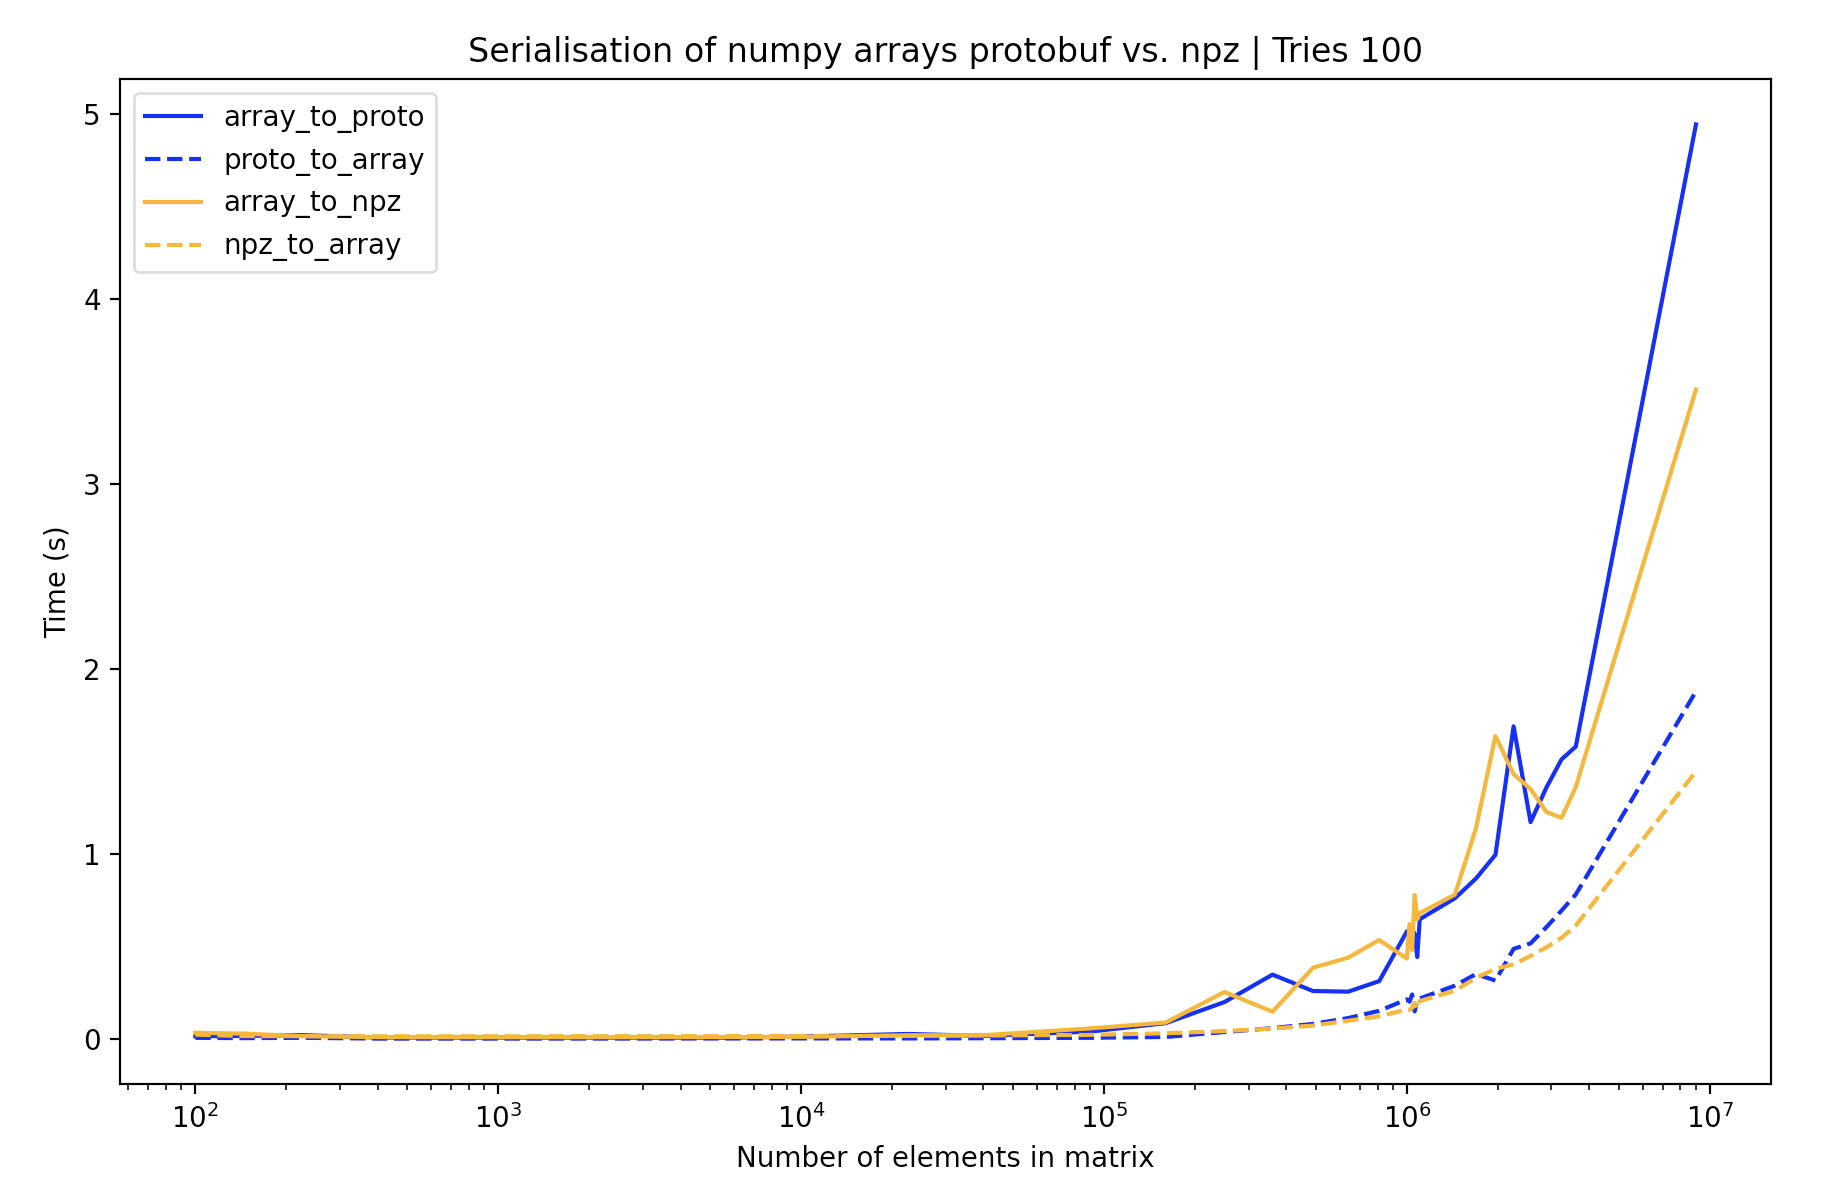

Generate this figure with Python:
# We have to compare the serialisation and deserialisation of numpy arrays

import os
from timeit import timeit
from tempfile import gettempdir
import numpy as np
from data_pb2 import NDArray
from common import array_to_buffer, buffer_to_array

TRIES = 100

# random matrix functions
randn = lambda x, n: np.random.randn(*(x for _ in range(n)))
MATRICES = [randn(x, 2) for x in [10, 30, 50, 100, 150, 500, 1000]]

# create the folders for writing files in
folder = gettempdir() + "/protobuf_numpy_test_serialisation"
protofolder = folder + "/protobufs"
arrayfolder = folder + "/arrays"
os.makedirs(protofolder, exist_ok=True)
os.makedirs(arrayfolder, exist_ok=True)


def array_to_proto(x, fp):
  np_proto = array_to_buffer(x)
  with open(fp, "wb") as f:
    f.write(np_proto.SerializeToString())

def proto_to_array(fp):
  np_proto = NDArray()
  with open(fp, "rb") as f:
    np_proto.ParseFromString(f.read())
  buffer_to_array(np_proto)

def array_to_npz(x, fp):
  np.savez(fp, x)

def npz_to_array(fp):
  np.load(fp)["arr_0"]

# now start timing

_array_to_proto = []
_proto_to_array = []
_array_to_npz = []
_npz_to_array = []
_x_items = [
  10, 12, 15, 20, 25, 50, 75, 100, 150, 200, 300, 400,  500, 600, 700, 800, 900, 1000,
  1010, 1020, 1030, 1040, 1050, 1200, 1300, 1400, 1500, 1600, 1700, 1800, 1900, 3000
]

for x in _x_items:
  # 7d because 7 elements is a million elements
  _arr = randn(x, 2)

  print(f"2D | array_to_proto | {x:04d} | {x*x:07d} | ", end = "")
  out = timeit(
    "array_to_proto(_arr, '{}/{}.proto')".format(protofolder, x),
    setup="from __main__ import array_to_proto, _arr",
    number=TRIES
  )
  file_size = os.path.getsize(protofolder + "/" + str(x) + ".proto")
  file_size = file_size / 1024
  print(f"{out:.4f}s | {file_size:04.2f}KB")
  _array_to_proto.append(out)

  print(f"2D | proto_to_array | {x:04d} | {x*x:07d} | ", end = "")
  out = timeit(
    "proto_to_array('{}/{}.proto')".format(protofolder, x),
    setup="from __main__ import proto_to_array",
    number=TRIES
  )
  print(f"{out:.4f}s")
  _proto_to_array.append(out)

  print(f"2D |   array_to_npz | {x:04d} | {x*x:07d} | ", end = "")
  out = timeit(
    "array_to_npz(_arr, '{}/{}.npz')".format(arrayfolder, x),
    setup="from __main__ import array_to_npz, _arr",
    number=TRIES
  )
  file_size = os.path.getsize(arrayfolder + "/" + str(x) + ".npz")
  file_size = file_size / 1024
  print(f"{out:.4f}s | {file_size:04.2f}KB")
  _array_to_npz.append(out)

  print(f"2D |   npz_to_array | {x:04d} | {x*x:07d} | ", end = "")
  out = timeit(
    "npz_to_array('{}/{}.npz')".format(arrayfolder, x),
    setup="from __main__ import npz_to_array",
    number=TRIES
  )
  print(f"{out:.4f}s")
  _npz_to_array.append(out)

# remove all the files
print("Removing all the files")
for f in os.listdir(protofolder):
  os.remove(protofolder + "/" + f)

# create a chart in matplotlib

import matplotlib.pyplot as plt

_x_items_ = [x*x for x in _x_items]

plt.plot(_x_items_, _array_to_proto, color = "blue", label="array_to_proto")
plt.plot(_x_items_, _proto_to_array, "--", color = "blue", label="proto_to_array")
plt.plot(_x_items_, _array_to_npz, color = "orange", label="array_to_npz")
plt.plot(_x_items_, _npz_to_array, "--", color = "orange", label="npz_to_array")
plt.legend()

plt.xlabel("Number of elements in matrix")
plt.ylabel("Time (s)")
plt.title(f"Serialisation of numpy arrays protobuf vs. npz | Tries {TRIES}")

plt.xscale("log")
# plt.xticks(_x_items_, _x_items_, rotation = 45)

plt.show()
